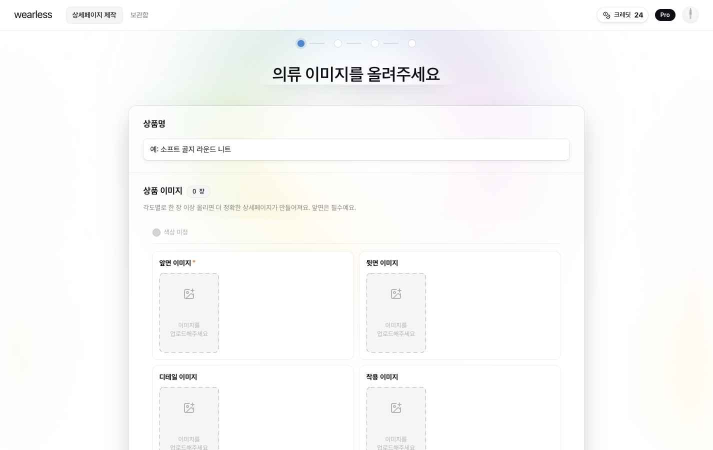
#> input picture handoff/screens/01_input.png, 1425 x 900 px (shown at 1/2 size)
$ python -i qc_calibrate.py   (imports and definitions only)
#> lines starting #> are read from the running program, lines starting #| are printed output that depends on the picture
#> further down, picture is the input picture: PIL image 1425x900 RGB; mean R, G, B 249.6, 249.6, 249.1
### server/app/services/qc.py
"""값싼 사전필터 QC (AI 아님, Pillow만). spike에서 본 실패 모드(유령·크롭)를 공짜로 거른다.

의미 판정(같은 옷인가·로고)은 비전 QC 에이전트(AG-P2)의 몫 — 여기선 결정적 픽셀 검사만.
임계값은 추정치라 초기엔 shadow 모드(판정 로그만, 게이팅 X)로 캘리브레이션 후 켠다(워커 결정).
"""

from dataclasses import dataclass, field
from io import BytesIO

from PIL import Image, ImageChops, ImageFilter, ImageStat

# --- 임계값 (2026-07-04 캘리브레이션: scripts/qc_calibrate.py — 베이스 마네킹·모델 프리셋 + 합성 실패모드) ---
FG_THRESHOLD = 28  # 배경과의 거리 > 이 값 = 전경
STRONG_THRESHOLD = 80  # 이만큼 진하면 '확실한 전경'(유령은 거의 없음)
MIN_SIDE = 640
ASPECT_MIN, ASPECT_MAX = 0.62, 0.85  # 세로 비율
BBOX_TOP_MAX = 0.16  # 전경 상단이 이보다 위
BBOX_BOTTOM_MIN = 0.86  # 전경 하단이 이보다 아래
BBOX_HEIGHT_MIN = 0.72  # 전경 높이 비율
LOWER_BODY_MIN_RATIO = 0.012  # 하단 12% 영역의 전경 비율 (일반 레짐)
LOWER_BODY_MIN_RATIO_LOW = 0.0001  # 〃 저대비 레짐 — 흰 발/흰 바닥 정상(≈0.0002~0.0004)과 소실(=0) 사이
# 유령 판정 2-레짐 (실측: 흰옷 정상 fg≈0.010/strong≈0.0002 · 흰 유령 fg≈0.0001 · 유색 유령 fg≈0.06/strong≈0.000):
#  - 저대비 레짐(fg < NORMAL_CONTRAST_FG_RATIO — 화이트·아이보리 의류/호리존): strong 검사를 건너뛰고
#    FG_SOLID_MIN_RATIO 미달만 유령으로 본다. 흰옷 정상을 차단하지 않기 위함(모노톤 스와치 실존).
#  - 일반 레짐(fg ≥ NORMAL_CONTRAST_FG_RATIO): strong < STRONG_FG_MIN_RATIO 면 유령(유색 유령 검출 유지).
FG_SOLID_MIN_RATIO = 0.004  # 전경 최소 질량 — 흰 유령(≈0.0001)과 흰옷 정상(≈0.010) 사이
NORMAL_CONTRAST_FG_RATIO = 0.03  # 레짐 경계 — 흰옷 정상(≈0.013)과 유색 유령(≈0.06) 사이
STRONG_FG_MIN_RATIO = 0.05  # 확실한 전경 비율 (유령이면 낮음) — 일반 레짐에서만 적용


@dataclass
class QcResult:
    verdict: str  # 'pass' | 'retry'
    reasons: list[str] = field(default_factory=list)
    metrics: dict = field(default_factory=dict)


# [39 lines left out: function evaluate_canvas_alpha_qc, not called in this run]


def _bg_color(img: Image.Image) -> tuple[int, int, int]:
    w, h = img.size
    b = max(2, min(w, h) // 50)
    edges = [
        img.crop((0, 0, w, b)),
        img.crop((0, h - b, w, h)),
        img.crop((0, 0, b, h)),
        img.crop((w - b, 0, w, h)),
    ]
    rs, gs, bs = [], [], []
    for e in edges:
        m = ImageStat.Stat(e).mean
        rs.append(m[0]); gs.append(m[1]); bs.append(m[2])
    return (int(sum(rs) / 4), int(sum(gs) / 4), int(sum(bs) / 4))


# [77 lines left out: functions evaluate_mannequin_qc, format_qc_feedback, not called in this run]


# --- 매칭 하의(코디 바지) 보존 — 편집 전후 로컬 픽셀 비교 (AI 아님, API 비용 0) ---
# bust·untuck 같은 편집은 상의/가슴만 손봐야 한다. 그런데 전체를 다시 렌더하므로 하체
# 바지가 조용히 다른 색·폭·구조로 드리프트할 수 있다. 편집 전후 같은 컷을 픽셀로 대보고
# 바지 영역이 크게 바뀌면 그 편집을 버리게 한다. 원본 상품과 대조가 아니라 **편집 전후**
# 대조라 정체성 판정(AG-P2)과 무관하고, 결정론적이라 vision 콜이 필요 없다.
#
# 국소화는 **고정 세로 밴드**다 — 랜드마크는 이 파이프라인에서 오탐 상수(missing_lower_body).
# 허리 전이대(밴드 상단)를 살짝 비워 두어 상의 밑단·untuck 변화가 바지 판정으로 새지 않게 한다.
PANTS_BAND_TOP = 0.60      # 프레임 높이의 이 지점부터(엉덩이 아래) — 허리 경계 소폭 허용
#: untuck post-pass 전용 밴드 상단. untuck 은 상의 밑단을 허리 아래로 내리는 편집이라
#: 기본 밴드가 그 밑단을 품는다 — 정상 untuck 이 "바지 색이 변했다"로 롤백되던 지점.
#: 무릎 아래만 보면 상의가 닿을 수 없다(2026-08-15 리뷰).
PANTS_BAND_TOP_UNTUCK = 0.75
PANTS_BAND_BOTTOM = 0.97   # 밑단까지. 발/바닥(맨 아래 3%)은 제외
PANTS_FG_MIN_RATIO = 0.02  # 밴드 전경 최소 질량 — 미만이면 색 판정을 건너뛴다(노이즈 방지)
PANTS_COLOR_DELTA_MAX = 40    # 전경 평균색 최대 채널 이동(0-255) — 색 계열 변화
PANTS_WIDTH_DELTA_MAX = 0.18  # 바지 폭(밴드 너비 대비 분율) 변화 — 와이드↔슬림
# 엣지맵 평균 차이(0-1) — 포켓·허리단·버튼 구조 변화. 실측 스케일(합성): 주름 노이즈≈0.002,
# 굵은 구조 추가≈0.05. 노이즈의 ~20배로 두어 gross 드리프트만 잡고 미세 텍스처는 흘린다.
# 절대 임계는 실사진 캘리브레이션 대상 — shadow 로 edgeDelta 를 모아 조정한다. 포켓 단위
# 미세 변화는 AG-P2 재판정(matching_critical_errors)이 별도로 잡으므로 여기선 보수적으로 둔다.
PANTS_EDGE_DELTA_MAX = 0.04


# [81 lines left out: functions _pants_band_mask, compare_pants_region, not called in this run]

### server/scripts/qc_calibrate.py
"""QC 임계값 캘리브레이션 (D2 — retrieval_upgrade_prd §4.4 FR-D2).

정상(positive) 표본과 실패모드 합성(negative) 표본으로 `app.services.qc`의
판정을 실측한다. 게이트: 정상 차단(false positive) 0건 + 실패모드 검출률 리포트.
통과하면 mannequin_job.gate_decision 의 pillow_reject 를 되살려 게이팅을 켠다
(스위치 MANNEQUIN_QC_ENABLED 는 켜도 코드가 안 봐서 2026-09-22 에 없앴다).

사용:
    uv run python -m scripts.qc_calibrate --positives <dir> [--out <dir>]

- positives: 정상 마네킹컷 형상의 이미지 디렉토리 (베이스 마네킹·모델 프리셋·실생성물).
- negatives는 각 positive에서 실패모드별로 합성한다(유령·크롭·하반신 소실·비율·저해상).
  qc.py가 겨냥하는 실패모드를 정확히 재현하는 것이 목적이라 합성이 타당하다.
- --out 주면 합성 표본을 저장해 눈으로 검수할 수 있다.

알려진 한계 (2026-07-04 실측): crop_zoom(프레임을 꽉 채운 상반신 줌)은 bbox·비율·하단 대역이
전부 정상 범위라 픽셀 기하로 구분 불가 — 의미 판정(AG-P2 image-qc)의 몫. 그 외 실패모드
(유령·하반신 소실·비율·저해상)는 20/20 검출, 정상 차단(FP) 0/15.
"""

import argparse
import io
import os
import sys

from PIL import Image, ImageEnhance

sys.path.insert(0, os.path.dirname(os.path.dirname(os.path.abspath(__file__))))
from app.services import qc  # noqa: E402


# [4 lines left out: function _bytes, not called in this run]


def _bg_color(img: Image.Image) -> tuple:
    return qc._bg_color(img.convert("RGB"))


# ── positive 변형 (여전히 pass 해야 함) ──────────────────────────────────────
def _production_size(img: Image.Image) -> Image.Image:
    """실생성물은 항상 ≥1K (config MANNEQUIN_IMAGE_SIZE) — 소형 표본은 선업스케일해 동일 조건으로."""
    w, h = img.size
#> w = 1425; h = 900
    if min(w, h) >= 1024:
        return img
    scale = 1024 / min(w, h)
#> scale = 1.14
    return img.resize((int(w * scale), int(h * scale)))


# [7 lines left out: function positive_variants, not called in this run]


# ── negative 합성 (retry 해야 함) — qc.py의 실패모드 재현 ────────────────────
def negative_variants(img: Image.Image) -> dict:
    img = _production_size(img.convert("RGB"))
    w, h = img.size
#> w = 1621; h = 1024
    bg = Image.new("RGB", img.size, _bg_color(img))
#> the loop in _bg_color, `for e in edges:` made 4 passes
#> m on passes 1 to 4: [252.9, 253.2, 253.3], [251.2, 251.2, 250.8], [253.2, 253.2, 253.1], [253.7, 253.4, 251]
#> after the loop in _bg_color, `for e in edges:`: bs = [253.3, 250.8, 253.1, 251]; gs = [253.2, 251.2, 253.2, 253.4]; rs = [252.9, 251.2, 253.2, 253.7]
#> bg: PIL image 1621x1024 RGB; every value is 252
    out = {}
    # ghost: 배경과 저대비 블렌드 (반투명 마네킹)
    out["ghost"] = Image.blend(bg, img, 0.22)
    # full_body_crop: 상반신 줌 (다리 잘림)
    out["crop_zoom"] = img.crop((int(w * 0.1), 0, int(w * 0.9), int(h * 0.55))).resize((w, h))
    # missing_lower_body: 하단 18% 잘라내고 배경으로 패딩 (발 소실)
    cut = img.crop((0, 0, w, int(h * 0.82)))
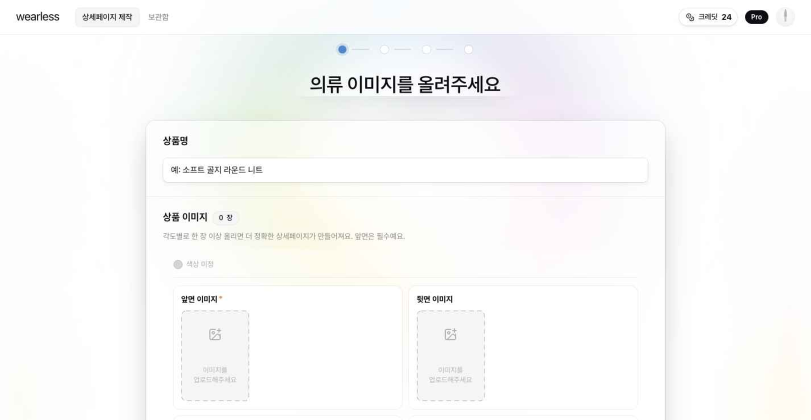
#> cut: PIL image 1621x839 RGB (shown at 1/2 size); mean R, G, B 249.1, 249.2, 248.6
    padded = bg.copy()
    padded.paste(cut, (0, 0))
    out["missing_feet"] = padded
    # bad_aspect: 정사각 센터 크롭
    side = min(w, h)
#> side = 1024
    out["square"] = img.crop(((w - side) // 2, (h - side) // 2, (w + side) // 2, (h + side) // 2))
    # too_small: 저해상
    out["tiny"] = img.resize((480, int(480 * h / w)))
    return out


# [52 lines left out: function main, not called in this run]


# [2 lines not run here, left out]

>>> from PIL import Image
>>> picture = Image.open('../../handoff/screens/01_input.png')
>>> result = negative_variants(picture)
#> result = 5 items

$ run again, on handoff/screens/03_mannequin.png
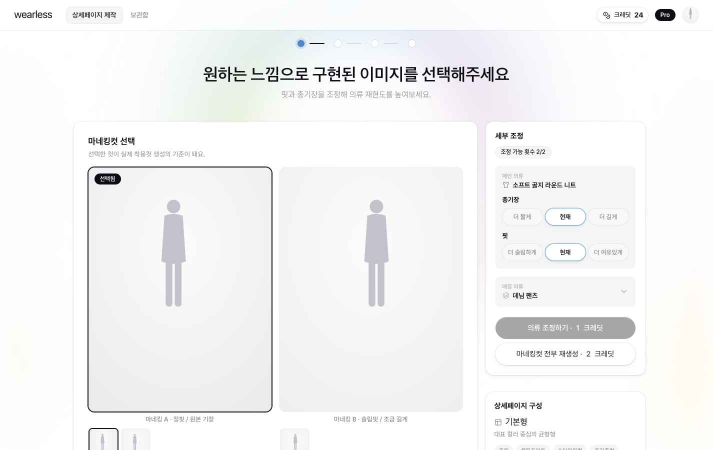
#> input picture handoff/screens/03_mannequin.png, 1425 x 900 px (shown at 1/2 size)
#> picture is the input picture: PIL image 1425x900 RGB; mean R, G, B 244.3, 244.5, 244.6
#> the loop in _bg_color, `for e in edges:` made 4 passes
#> m on passes 1 to 4: [252.9, 253.2, 253.3], [250.5, 250.5, 250.2], [253.2, 253.2, 253.1], [253.7, 253.4, 251]
#> after the loop in _bg_color, `for e in edges:`: bs = [253.3, 250.2, 253.1, 251]; gs = [253.2, 250.5, 253.2, 253.4]; rs = [252.9, 250.5, 253.2, 253.7]
#> in negative_variants, `cut = img.crop((0, 0, w, int(h * 0.82)))`:
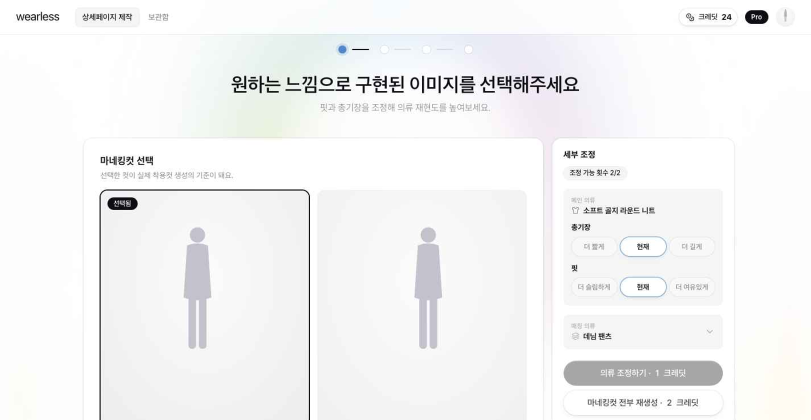
#> cut: PIL image 1621x839 RGB (shown at 1/2 size); mean R, G, B 243.8, 244, 244.3
#> result = 5 items

$ run again, on handoff/screens/04_storyboard.png
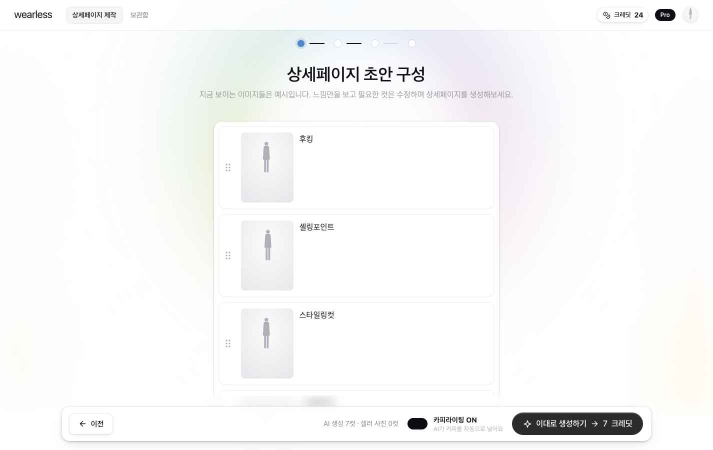
#> input picture handoff/screens/04_storyboard.png, 1425 x 900 px (shown at 1/2 size)
#> picture is the input picture: PIL image 1425x900 RGB; mean R, G, B 248.1, 248.3, 248.2
#> the loop in _bg_color, `for e in edges:` made 4 passes
#> m on passes 1 to 4: [252.9, 253.2, 253.3], [242.9, 242.9, 242.9], [253.4, 253.4, 253.3], [253.8, 253.5, 251.5]
#> after the loop in _bg_color, `for e in edges:`: bs = [253.3, 242.9, 253.3, 251.5]; gs = [253.2, 242.9, 253.4, 253.5]; rs = [252.9, 242.9, 253.4, 253.8]
#> bg: PIL image 1621x1024 RGB; every value is 250
#> in negative_variants, `cut = img.crop((0, 0, w, int(h * 0.82)))`:
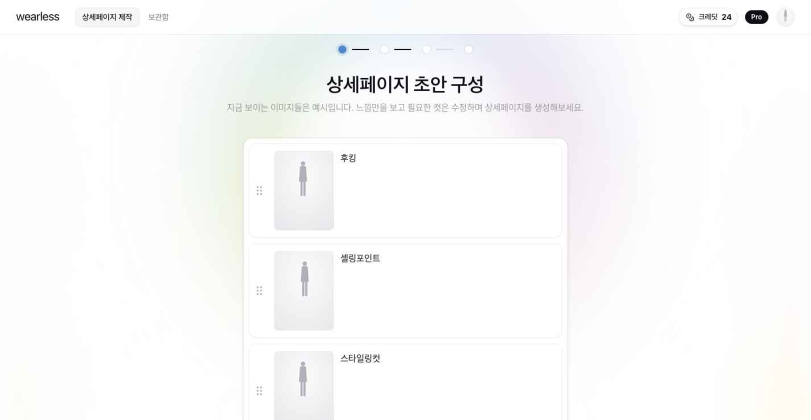
#> cut: PIL image 1621x839 RGB (shown at 1/2 size); mean R, G, B 249.6, 249.9, 249.8
#> result = 5 items

$ run again, on handoff/screens/05_editor.png
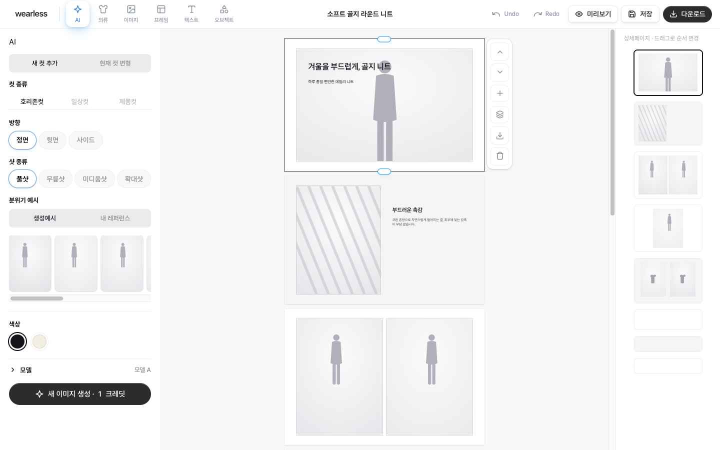
#> input picture handoff/screens/05_editor.png, 1440 x 900 px (shown at 1/2 size)
#> picture is the input picture: PIL image 1440x900 RGB; mean R, G, B 243.6, 243.6, 243.8
#> the loop in _bg_color, `for e in edges:` made 4 passes
#> m on passes 1 to 4: [249.6, 249.7, 249.7], [250.7, 250.7, 250.7], [254.3, 254.4, 254.5], [254.8, 254.8, 254.8]
#> after the loop in _bg_color, `for e in edges:`: bs = [249.7, 250.7, 254.5, 254.8]; gs = [249.7, 250.7, 254.4, 254.8]; rs = [249.6, 250.7, 254.3, 254.8]
#> bg: PIL image 1638x1024 RGB; every value is 252
#> in negative_variants, `cut = img.crop((0, 0, w, int(h * 0.82)))`:
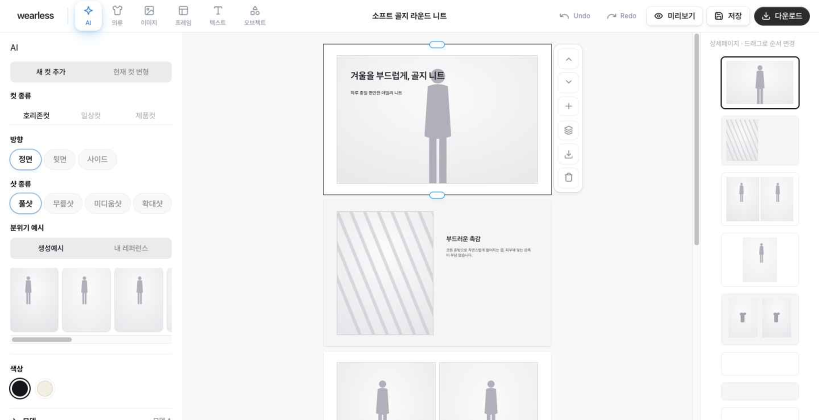
#> cut: PIL image 1638x839 RGB (shown at 1/2 size); mean R, G, B 244.6, 244.6, 244.9
#> result = 5 items
